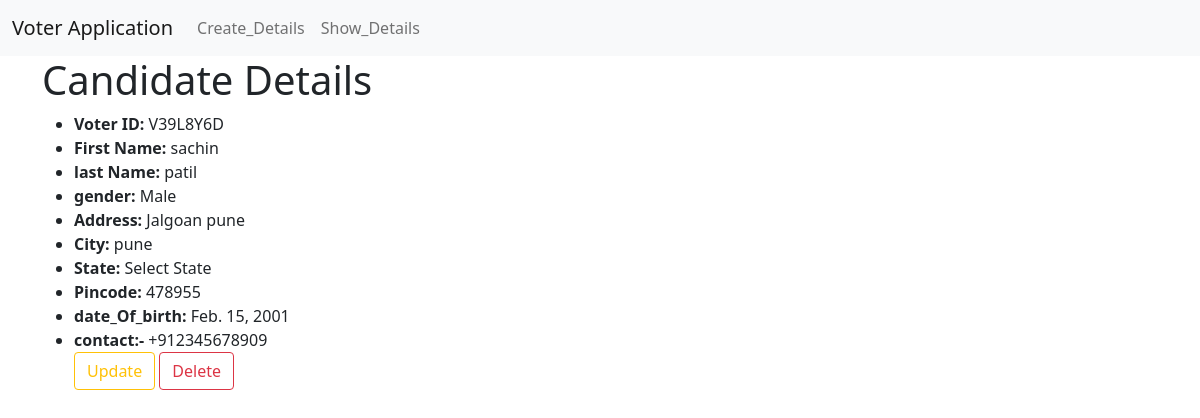
/v1/candidate/2/, run on the app's committed database.
### voterapp/models.py (models this page shows, shortened)
class Voter(models.Model):
    Gender=[('Male','Male'),('Female','Female'),('Other','Other')]
    voter_id = models.CharField(max_length=10, unique=True, editable=False,auto_created=True)
    first_name = models.CharField(max_length=45,validators=[cheack])
    last_name = models.CharField(max_length=45,validators=[cheack])
    gender = models.CharField(max_length=40, choices=Gender)
    address = models.TextField()
    city = models.CharField(max_length=40)
    state = models.CharField(max_length=40)
    pincode = models.CharField(max_length=6,
        validators=[
            RegexValidator(r'^\d{6}$', "Pincode must have exactly 6 digits.")
        ])
    date_of_birth = models.DateField()
    contact = PhoneNumberField(region='IN')

### voterapp/views.py (the view)
# urls.py: path('candidate/<int:pk>/',candidate_details, name="candidate" ),
def candidate_details(request,pk):
    template_name = 'voterapp/candidate.html'
    data = Voter.objects.get(pk=pk)
    context = {'voter':data}
    return render(request,template_name,context)

### templates/voterapp/candidate.html (shortened to what this page needs)
{% extends "base.html" %}
    {% block content %}
    <h1>Candidate Details</h1>
    <ul>
        <li><strong>Voter ID:</strong> {{ voter.voter_id }}</li>
        <li><strong>First Name:</strong> {{ voter.first_name }}</li>
        <li><strong>last Name:</strong> {{ voter.last_name }}</li>
        <li><strong>gender:</strong> {{ voter.gender }}</li>
        <li><strong>Address:</strong> {{ voter.address}}</li>
        <li><strong>City:</strong> {{ voter.city }}</li>
        <li><strong>State:</strong> {{ voter.state}}</li>
        <li><strong>Pincode:</strong> {{ voter.pincode }}</li>
        <li><strong>date_Of_birth:</strong> {{ voter.date_of_birth }}</li>
        <li><strong>contact:-</strong> {{ voter.contact }}</li>
        <a href = "{% url 'update' voter.pk %}" class="btn btn-outline-warning">Update</a>
        <a href = "{% url 'delete' voter.pk %}" class="btn btn-outline-danger">Delete</a>
    </ul>
    {% endblock %}

### data on the page
Voter: voter_id "V39L8Y6D", first_name "sachin", last_name "patil", gender "Male", address "Jalgoan pune", city "pune", state "Select State", pincode "478955", date_of_birth "Feb. 15, 2001", contact "+912345678909"
